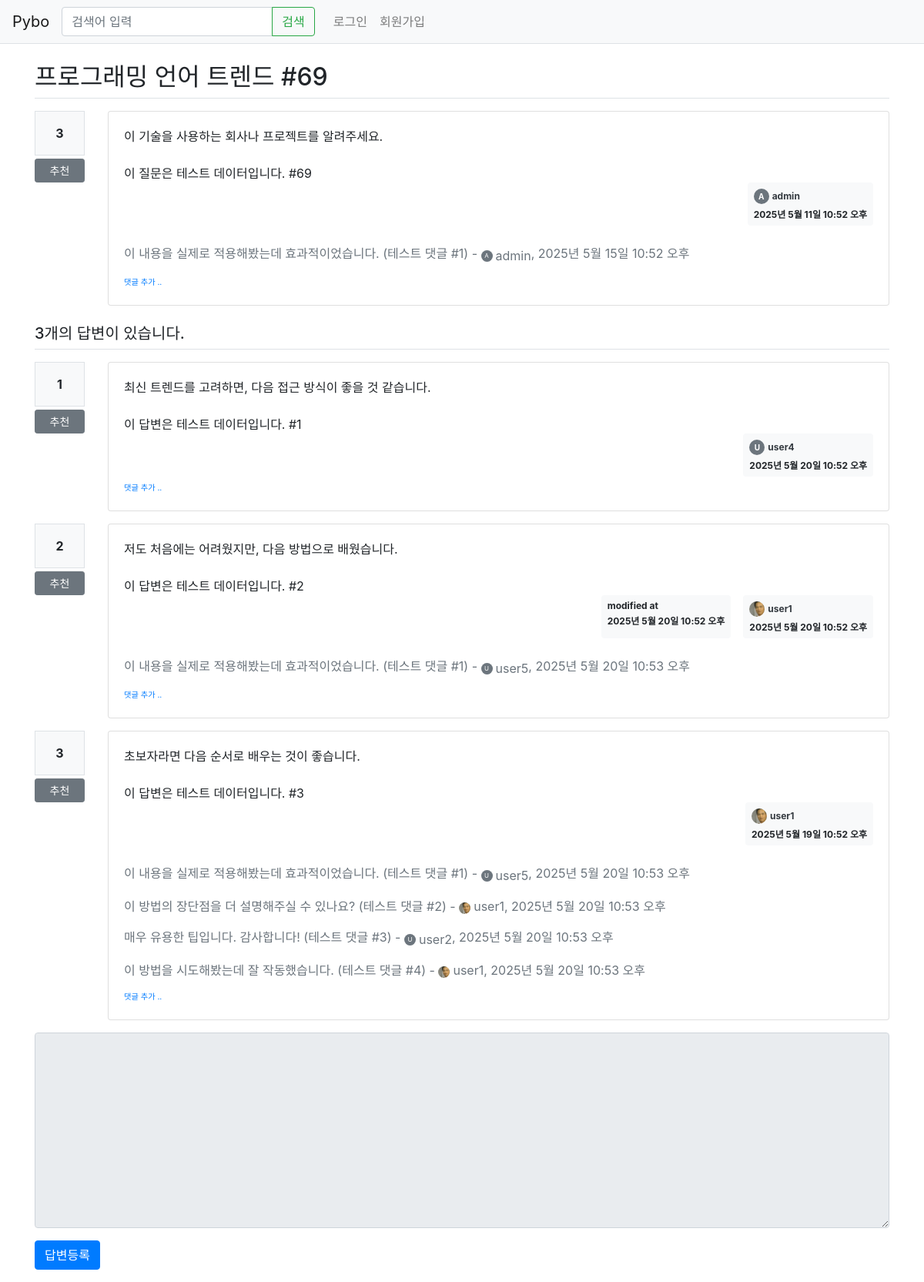
The app's page /pybo/597/ with its own data.
### pybo/models.py (models this page shows, shortened)
class Question(models.Model):
    author = models.ForeignKey(User, on_delete=models.CASCADE, related_name='author_question')
    subject = models.CharField(max_length=200)
    content = models.TextField()
    image = models.ImageField(upload_to='question_images/', null=True, blank=True)
    create_date = models.DateTimeField()
    modify_date = models.DateTimeField(null=True, blank=True)
    voter = models.ManyToManyField(User, related_name='voter_question')

class Comment(models.Model):
    author = models.ForeignKey(User, on_delete=models.CASCADE)
    content = models.TextField()
    create_date = models.DateTimeField()
    modify_date = models.DateTimeField(null=True, blank=True)
    question = models.ForeignKey(Question, null=True, blank=True, on_delete=models.CASCADE)
    answer = models.ForeignKey(Answer, null=True, blank=True, on_delete=models.CASCADE)

class Answer(models.Model):
    author = models.ForeignKey(User, on_delete=models.CASCADE, related_name='author_answer')
    question = models.ForeignKey(Question, on_delete=models.CASCADE)
    content = models.TextField()
    create_date = models.DateTimeField()
    modify_date = models.DateTimeField(null=True, blank=True)
    voter = models.ManyToManyField(User, related_name='voter_answer')

### common/models.py (models this page shows, shortened)
class Profile(models.Model):
    user = models.OneToOneField(User, on_delete=models.CASCADE, related_name='profile')
    profile_picture = models.ImageField(upload_to='profile_pics/', null=True, blank=True)

### pybo/views/base_views.py (the view)
# urls.py: path('<int:question_id>/', DetailView.as_view(), name='detail'),
class DetailView(DetailView):
    model = Question
    template_name = 'pybo/question_detail.html'
    context_object_name = 'question'
    pk_url_kwarg = 'question_id'
    def get_object(self, queryset=None):
        try:
            return QuestionService.get_question(self.kwargs.get(self.pk_url_kwarg))
        except ResourceNotFoundException:
            return get_object_or_404(Question, pk=self.kwargs.get(self.pk_url_kwarg))

### pybo/services/question_service.py (called while the page is built)
    @staticmethod
    def get_question(question_id):
        try:
            return Question.objects.get(pk=question_id)
        except Question.DoesNotExist:
            raise ResourceNotFoundException(f"Question with ID {question_id} not found")

### templates/pybo/question_detail.html (shortened to what this page needs)
{% extends 'base.html' %}
{% block content %}
<div class="container my-3">
    <h2 class="border-bottom py-2">{{ question.subject }}</h2>
    <div class="row my-3">
        <div class="col-1">
            <div class="bg-light text-center p-3 border font-weight-bolder mb-1">{{question.voter.count}}</div>
            <a href="#" data-uri="{% url 'pybo:vote_question' question.id  %}"
               class="recommend btn btn-sm btn-secondary btn-block my-1">추천</a>
        </div>
        <div class="col-11">
            <div class="card">
                <div class="card-body">
                    <div class="card-text" style="white-space: pre-line;">{{ question.content }}</div>
                    <div class="d-flex justify-content-end">
                        <div class="badge badge-light p-2 text-left">
                            <div class="mb-2 d-flex align-items-center">
                                <a href="{% url 'common:profile_user' question.author.id %}" class="mr-1">
                                    {% if question.author.profile.profile_picture %}
                                    <img src="{{ question.author.profile.profile_picture.url }}" alt="Profile Picture" class="rounded-circle" style="width: 20px; height: 20px; object-fit: cover;">
                                    {% else %}
                                    <div class="rounded-circle bg-secondary d-flex align-items-center justify-content-center" style="width: 20px; height: 20px; color: white; font-size: 10px;">
                                        {{ question.author.username.0|upper }}
                                    </div>
                                    {% endif %}
                                </a>
                                <a href="{% url 'common:profile_user' question.author.id %}" class="text-dark">
                                    {{ question.author.username }}
                                </a>
                            </div>
                            <div>{{ question.create_date }}</div>
                        </div>
                    </div>
                    {% if question.comment_set.count > 0 %}
                    <div class="mt-3">
                    {% for comment in question.comment_set.all %}
                        <div class="comment py-2 text-muted">
                            <span style="white-space: pre-line;">{{ comment.content }}</span>
                            <span>
                                -
                                <span class="d-inline-flex align-items-center">
                                    <a href="{% url 'common:profile_user' comment.author.id %}" class="mr-1">
                                        {% if comment.author.profile.profile_picture %}
                                        <img src="{{ comment.author.profile.profile_picture.url }}" alt="Profile Picture" class="rounded-circle" style="width: 15px; height: 15px; object-fit: cover;">
                                        {% else %}
                                        <div class="rounded-circle bg-secondary d-flex align-items-center justify-content-center" style="width: 15px; height: 15px; color: white; font-size: 8px;">
                                            {{ comment.author.username.0|upper }}
                                        </div>
                                        {% endif %}
                                    </a>
                                    <a href="{% url 'common:profile_user' comment.author.id %}" class="text-muted">
                                        {{ comment.author.username }}
                                    </a>
                                </span>, {{ comment.create_date }}
                            </span>
                        </div>
                    {% endfor %}
                    </div>
                    {% endif %}
                    <div>
                        <a href="{% url 'pybo:comment_create_question' question.id  %}"
                           class="small"><small>댓글 추가 ..</small></a>
                    </div>
                </div>
            </div>
        </div>
    </div>
    <h5 class="border-bottom my-3 py-2">{{question.answer_set.count}}개의 답변이 있습니다.</h5>
    {% for answer in question.answer_set.all %}
    <div class="row my-3">
        <div class="col-1">
            <div class="bg-light text-center p-3 border font-weight-bolder mb-1">{{answer.voter.count}}</div>
            <a href="#" data-uri="{% url 'pybo:vote_answer' answer.id  %}"
                class="recommend btn btn-sm btn-secondary btn-block my-1">추천</a>
        </div>
        <div class="col-11">
            <div class="card">
                <div class="card-body">
                    <div class="card-text" style="white-space: pre-line;">{{ answer.content }}</div>
                    <div class="d-flex justify-content-end">
                        {% if answer.modify_date %}
                        <div class="badge badge-light p-2 text-left mx-3">
                            <div class="mb-2">modified at</div>
                            <div>{{ answer.modify_date }}</div>
                        </div>
                        {% endif %}
                        <div class="badge badge-light p-2 text-left">
                            <div class="mb-2 d-flex align-items-center">
                                <a href="{% url 'common:profile_user' answer.author.id %}" class="mr-1">
                                    {% if answer.author.profile.profile_picture %}
                                    <img src="{{ answer.author.profile.profile_picture.url }}" alt="Profile Picture" class="rounded-circle" style="width: 20px; height: 20px; object-fit: cover;">
                                    {% else %}
                                    <div class="rounded-circle bg-secondary d-flex align-items-center justify-content-center" style="width: 20px; height: 20px; color: white; font-size: 10px;">
                                        {{ answer.author.username.0|upper }}
                                    </div>
                                    {% endif %}
                                </a>
                                <a href="{% url 'common:profile_user' answer.author.id %}" class="text-dark">
                                    {{ answer.author.username }}
                                </a>
                            </div>
                            <div>{{ answer.create_date }}</div>
                        </div>
                    </div>
                    {% if answer.comment_set.count > 0 %}
                    <div class="mt-3">
                    {% for comment in answer.comment_set.all %}
                        <div class="comment py-2 text-muted">
                            <span style="white-space: pre-line;">{{ comment.content }}</span>
                            <span>
                                -
                                <span class="d-inline-flex align-items-center">
                                    <a href="{% url 'common:profile_user' comment.author.id %}" class="mr-1">
                                        {% if comment.author.profile.profile_picture %}
                                        <img src="{{ comment.author.profile.profile_picture.url }}" alt="Profile Picture" class="rounded-circle" style="width: 15px; height: 15px; object-fit: cover;">
                                        {% else %}
                                        <div class="rounded-circle bg-secondary d-flex align-items-center justify-content-center" style="width: 15px; height: 15px; color: white; font-size: 8px;">
                                            {{ comment.author.username.0|upper }}
                                        </div>
                                        {% endif %}
                                    </a>
                                    <a href="{% url 'common:profile_user' comment.author.id %}" class="text-muted">
                                        {{ comment.author.username }}
                                    </a>
                                </span>, {{ comment.create_date }}
                            </span>
                        </div>
                    {% endfor %}
                    </div>
                    {% endif %}
                    <div>
                        <a href="{% url 'pybo:comment_create_answer' answer.id  %}"
                           class="small"><small>댓글 추가 ..</small></a>
                    </div>
                </div>
            </div>
        </div>
    </div>
    {% endfor %}
    <form action="{% url 'pybo:answer_create' question.id %}" method="post" class="my-3">
        <div class="form-group">
            <textarea {% if not user.is_authenticated %}disabled{% endif %}
              name="content" id="content" class="form-control" rows="10"></textarea>
        </div>
        <input type="submit" value="답변등록" class="btn btn-primary">
    </form>
</div>
{% endblock %}

### records on screen
Question: subject "프로그래밍 언어 트렌드 #69", voter.count "3", content "이 기술을 사용하는 회사나 프로젝트를 알려주세요. 이 질문은 테스트 데이터입니다. #69", author.username.0 "A", author.username "admin", create_date "2025년 5월 11일 10:52 오후", answer_set.count "3"
Comment: content "이 내용을 실제로 적용해봤는데 효과적이었습니다. (테스트 댓글 #1)", author.username.0 "A", author.username "admin", create_date "2025년 5월 15일 10:52 오후"
Answer: voter.count "1", content "최신 트렌드를 고려하면, 다음 접근 방식이 좋을 것 같습니다. 이 답변은 테스트 데이터입니다. #1", author.username.0 "U", author.username "user4", create_date "2025년 5월 20일 10:52 오후"
Answer: voter.count "2", content "저도 처음에는 어려웠지만, 다음 방법으로 배웠습니다. 이 답변은 테스트 데이터입니다. #2", modify_date "2025년 5월 20일 10:52 오후", author.profile.profile_picture (picture), author.username "user1", create_date "2025년 5월 20일 10:52 오후"
Comment: content "이 내용을 실제로 적용해봤는데 효과적이었습니다. (테스트 댓글 #1)", author.username.0 "U", author.username "user5", create_date "2025년 5월 20일 10:53 오후"
Answer: voter.count "3", content "초보자라면 다음 순서로 배우는 것이 좋습니다. 이 답변은 테스트 데이터입니다. #3", author.profile.profile_picture (picture), author.username "user1", create_date "2025년 5월 19일 10:52 오후"
Comment: content "이 내용을 실제로 적용해봤는데 효과적이었습니다. (테스트 댓글 #1)", author.username.0 "U", author.username "user5", create_date "2025년 5월 20일 10:53 오후"
Comment: content "이 방법의 장단점을 더 설명해주실 수 있나요? (테스트 댓글 #2)", author.profile.profile_picture (picture), author.username "user1", create_date "2025년 5월 20일 10:53 오후"
Comment: content "매우 유용한 팁입니다. 감사합니다! (테스트 댓글 #3)", author.username.0 "U", author.username "user2", create_date "2025년 5월 20일 10:53 오후"
Comment: content "이 방법을 시도해봤는데 잘 작동했습니다. (테스트 댓글 #4)", author.profile.profile_picture (picture), author.username "user1", create_date "2025년 5월 20일 10:53 오후"
